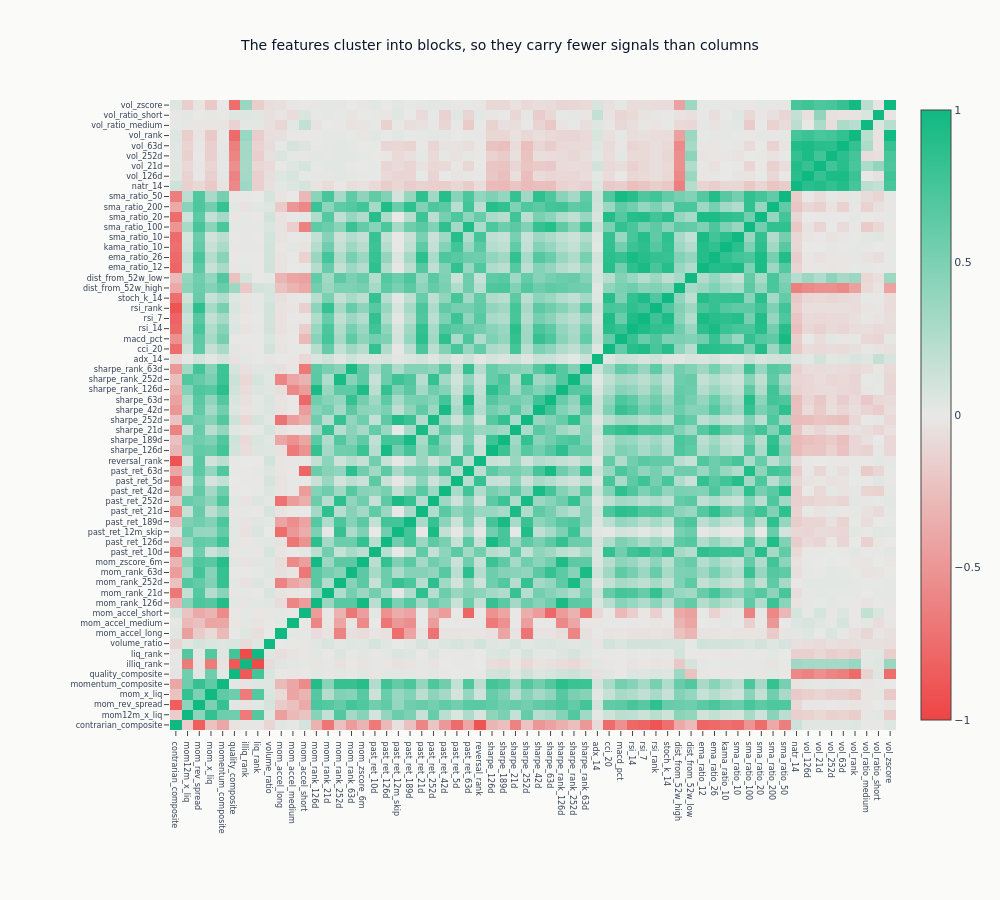

Notebook cell for this chart:
### Markdown cell above
### Pairwise feature correlation

Sixty-odd features built from one price series are not sixty-odd signals. The heatmap is
ordered by family, so the blocks along the diagonal are the horizons of one construction
and the off-diagonal blocks are where two families measure the same thing. Every twentieth
date is sampled: a Spearman matrix over every row of the development panel costs hours and
moves nothing here, because what the figure has to establish is block structure.

### Code cell
_sample_dates = eval_df["timestamp"].unique().sort().gather_every(20)
_corr_order = [
    f
    for f, _ in sorted(
        ((c, assign_feature_family(c)) for c in feature_cols), key=lambda p: (p[1], p[0])
    )
]
_corr_data = (
    eval_df.filter(pl.col("timestamp").is_in(_sample_dates))
    .select(_corr_order)
    .to_pandas()
    .corr(method="spearman")
)

high_corr_pairs = [
    (f1, f2, float(_corr_data.iloc[i, j]))
    for i, f1 in enumerate(_corr_data.columns)
    for j, f2 in enumerate(_corr_data.columns)
    if i < j and abs(_corr_data.iloc[i, j]) > REDUNDANT_CORR
]
print(
    f"Sampled {len(_sample_dates):,} of {eval_df['timestamp'].n_unique():,} dates | feature pairs "
    f"correlated above {REDUNDANT_CORR}: {len(high_corr_pairs):,} of "
    f"{len(feature_cols) * (len(feature_cols) - 1) // 2:,}"
)

fig = go.Figure(
    data=go.Heatmap(
        z=_corr_data.values,
        x=_corr_data.columns.tolist(),
        y=_corr_data.columns.tolist(),
        colorscale=ml4t_diverging(),
        zmid=0,
        zmin=-1,
        zmax=1,
    )
)
fig.update_layout(
    title="The features cluster into blocks, so they carry fewer signals than columns",
    height=900,
    width=1000,
    xaxis=dict(tickfont=dict(size=8)),
    yaxis=dict(tickfont=dict(size=8)),
    margin=dict(l=170, b=170),
)
fig.show()

### Figure 1 — Plotly figure (JSON) as saved in the notebook; plotly's stock layout.template omitted (floating-point values rounded to 4 significant figures; data arrays with more than 128 entries replaced by an {"elided": "..."} marker saying what was removed)
{"data": [{"colorscale": [[0.0, "#ef4444"], [0.5, "#e8e8e6"], [1.0, "#10b981"]], "type": "heatmap", "x": ["contrarian_composite", "mom12m_x_liq", "mom_rev_spread", "mom_x_liq", "momentum_composite", "quality_composite", "illiq_rank", "liq_rank", "volume_ratio", "mom_accel_long", "mom_accel_medium", "mom_accel_short", "mom_rank_126d", "mom_rank_21d", "mom_rank_252d", "mom_rank_63d", "mom_zscore_6m", "past_ret_10d", "past_ret_126d", "past_ret_12m_skip", "past_ret_189d", "past_ret_21d", "past_ret_252d", "past_ret_42d", "past_ret_5d", "past_ret_63d", "reversal_rank", "sharpe_126d", "sharpe_189d", "sharpe_21d", "sharpe_252d", "sharpe_42d", "sharpe_63d", "sharpe_rank_126d", "sharpe_rank_252d", "sharpe_rank_63d", "adx_14", "cci_20", "macd_pct", "rsi_14", "rsi_7", "rsi_rank", "stoch_k_14", "dist_from_52w_high", "dist_from_52w_low", "ema_ratio_12", "ema_ratio_26", "kama_ratio_10", "sma_ratio_10", "sma_ratio_100", "sma_ratio_20", "sma_ratio_200", "sma_ratio_50", "natr_14", "vol_126d", "vol_21d", "vol_252d", "vol_63d", "vol_rank", "vol_ratio_medium", "vol_ratio_short", "vol_zscore"], "y": ["contrarian_composite", "mom12m_x_liq", "mom_rev_spread", "mom_x_liq", "momentum_composite", "quality_composite", "illiq_rank", "liq_rank", "volume_ratio", "mom_accel_long", "mom_accel_medium", "mom_accel_short", "mom_rank_126d", "mom_rank_21d", "mom_rank_252d", "mom_rank_63d", "mom_zscore_6m", "past_ret_10d", "past_ret_126d", "past_ret_12m_skip", "past_ret_189d", "past_ret_21d", "past_ret_252d", "past_ret_42d", "past_ret_5d", "past_ret_63d", "reversal_rank", "sharpe_126d", "sharpe_189d", "sharpe_21d", "sharpe_252d", "sharpe_42d", "sharpe_63d", "sharpe_rank_126d", "sharpe_rank_252d", "sharpe_rank_63d", "adx_14", "cci_20", "macd_pct", "rsi_14", "rsi_7", "rsi_rank", "stoch_k_14", "dist_from_52w_high", "dist_from_52w_low", "ema_ratio_12", "ema_ratio_26", "kama_ratio_10", "sma_ratio_10", "sma_ratio_100", "sma_ratio_20", "sma_ratio_200", "sma_ratio_50", "natr_14", "vol_126d", "vol_21d", "vol_252d", "vol_63d", "vol_rank", "vol_ratio_medium", "vol_ratio_short", "vol_zscore"], "z": {"elided": "62x62 float values"}, "zmax": 1, "zmid": 0, "zmin": -1}], "layout": {"height": 900, "margin": {"b": 170, "l": 170}, "title": {"text": "The features cluster into blocks, so they carry fewer signals than columns"}, "width": 1000, "xaxis": {"tickfont": {"size": 8}}, "yaxis": {"tickfont": {"size": 8}}}}
